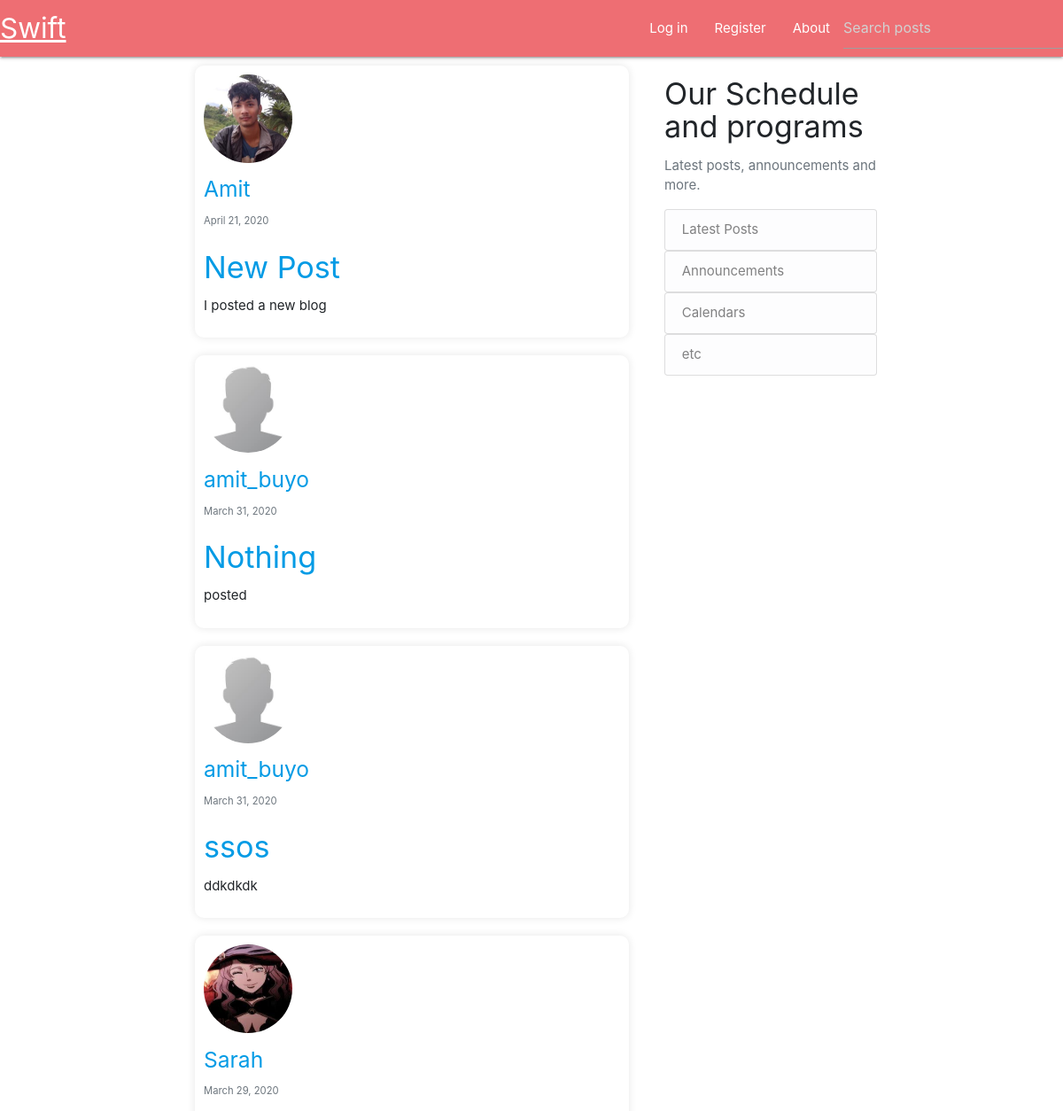
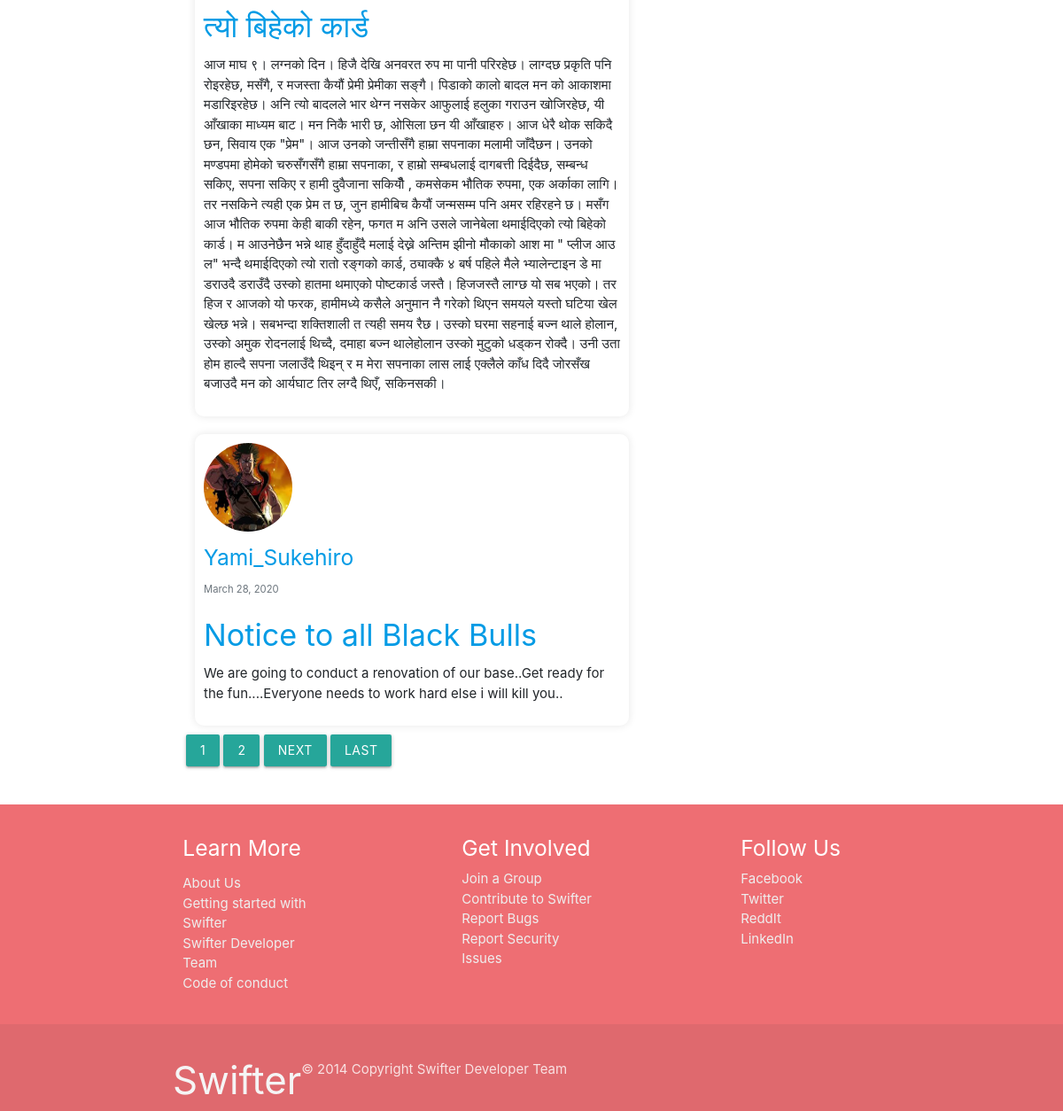
The page / on the database its author committed (2 pictures, top to bottom).
### blog/models.py (models this page shows, shortened)
class Post(models.Model):
    title = models.CharField(max_length=100)
    author = models.ForeignKey(User, on_delete=models.CASCADE, default=None)
    date_posted = models.DateTimeField(default=timezone.now)
    content = models.TextField()

### user/models.py (models this page shows, shortened)
class Profile(models.Model):
    user = models.OneToOneField(User, on_delete=models.CASCADE)
    prof_pic = models.ImageField(default="default.jpg", upload_to='profile_pics')
    bio = models.TextField()
    address = models.CharField(max_length=100)
    date_joined = models.DateTimeField(default=timezone.now)

### blog/views.py (the view)
# urls.py: path('', PostListView.as_view(), name='blog_home'),
class PostListView(ListView):
    model = Post
    template_name = 'blog/home.html' #<app>/<model>_<viewtype>.html
    context_object_name = 'posts'
    ordering = ['-date_posted']
    paginate_by = 5

### blog/templates/blog/home.html (shortened to what this page needs)
{% extends 'index.html' %}
{% block content %}
	{% for post in posts %}
		<article class="media content-section">
      <div class="media-body" style="
        border:none;
        border-radius: 10px;
        box-shadow: 0px 0px 10px rgba(0, 0, 0, 0.1);
        padding-top: 1rem;
        margin: 10px;
        padding: 10px;">
        <img class="small rounded-circle account-img" src="{{post.author.profile.prof_pic.url}}" width="100" height="100">
        <div class="article-metadata">
        <h5><a class="mr-2" href="{% url 'user-posts' post.author.username %}">{{ post.author }}</a></h5>
          <small class="text-muted">{{ post.date_posted|date:"F d, Y" }}</small>
        </div>
        <h4><a class="article-title" href="{% url 'post-detail' post.id %}">{{ post.title }}</a></h4>
        <p class="article-content">{{ post.content }}</p>
      </div>
    </article>
	{% endfor %}
    {% if is_paginated %}
        {%  for num in page_obj.paginator.page_range %}
            {% if page_obj.number == num %}
                <a class="btn btn-info mb-4"  href="?page={{ num }}">{{ num }}</a>
            {% elif num > page_obj.number|add:'-3' and num < page_obj.number|add:'3' %}
                <a class="btn btn-outline-info mb-4"  href="?page={{ num }}">{{num}}</a>
            {% endif %}
        {% endfor %}
        {% if page_obj.has_next %}
            <a class="btn btn-outline-info mb-4"  href="?page={{page_obj.next_page_number}}">Next</a>
            <a class="btn btn-outline-info mb-4"  href="?page={{ page_obj.paginator.num_pages }}">Last</a>
        {% endif %}
    {% endif %}
{% endblock %}

### blog/templates/index.html (shortened to what this page needs)
{% load static %}
<!DOCTYPE html>
<html lang="en">
  <head>
    <link rel="stylesheet" href="https://maxcdn.bootstrapcdn.com/bootstrap/4.0.0/css/bootstrap.min.css">
    <link rel="stylesheet" type="text/css" href="{% static 'blog/main.css' %}">
    <link rel="stylesheet" href="https://cdnjs.cloudflare.com/ajax/libs/materialize/1.0.0/css/materialize.min.css">
  </head>
  <body>
      <nav>
    <div class="nav-wrapper">
      <a href="{% url 'blog_home' %}" class=" brand-logo ">Swift</a>
      <ul id="nav-mobile" class="right hide-on-med-and-down">
        {% if user.is_authenticated %}
          <li><a href="{% url 'blog_home'%}">
            <div class="icon-preview col s6 m3"><i class="material-icons dp48" style="color:#80c1ff">Home</i>
            </div>
          </a></li>
          <li><a href="{% url 'post-create' %}">New Post</a></li>
          <li><a href="{% url 'logout' %}">Log Out</a></li>
          <li><a href="{% url 'profile' %}">Profile</a></li>
        {% else %}
        <li><a href="{% url 'login' %}">Log in</a></li>
        <li><a href="{% url 'register' %}">Register</a></li>
        {% endif %}
        <li><a href="{% url 'blog_about' %}">About</a></li>
        <li>
          <form action="{% url 'search' %}" method="GET" value="{{request.GET.q}}">
            <input type="text" name="q" value="{{request.GET.q}}" placeholder="Search posts">
          </form>
        </li>
      </ul>
    </div>
  </nav>
    <main role="main" class="container">
      <div class="row">
        <div class="col-md-8">
          {% block content %}{% endblock %}
        </div>
        <div class="col-md-4">
          <div class="content-section">
            <h4>Our Schedule and programs</h4>
            <p class='text-muted'>Latest posts, announcements and more.
              <ul class="list-group">
                <li><a class="list-group-item list-group-item-light" href="{% url 'latest_post' %}">Latest Posts</a></li>
                <li><a  class="list-group-item list-group-item-light" href="{% url 'announcements' %}">Announcements</a></li>
                <li><a  class="list-group-item list-group-item-light" href="{% url 'calendar' %}">Calendars</a></li>
                <li><a  class="list-group-item list-group-item-light" href="#">etc</a></li>
              </ul>
            </p>
          </div>
        </div>
      </div>
    </main>
      <footer class="page-footer">
        <div class="container">
          <div class="row">
            <div class="col l6 s12">
              <h5 class="white-text">Learn More</h5>
              <p class="grey-text text-lighten-4">
                <ul>
                  <li><a class="grey-text text-lighten-3"  href="{% url 'blog_about' %}">About Us</a></li>
                  <li><a class="grey-text text-lighten-3"  href="#">Getting started with Swifter</a></li>
                  <li><a class="grey-text text-lighten-3"  href="{% url 'swifter_team' %}">Swifter Developer Team</a></li>
                  <li><a class="grey-text text-lighten-3"  href="{% url 'code_of_conduct' %}">Code of conduct</a></li>
                </ul>
              </p>
            </div>
            <div class="col l4 offset-l2 s12">
              <h5 class="white-text">Get Involved</h5>
              <ul>
                <li><a class="grey-text text-lighten-3" href="{% url 'join_group' %}">Join a Group</a></li>
                <li><a class="grey-text text-lighten-3" href="{% url 'contribute' %}">Contribute to Swifter</a></li>
                <li><a class="grey-text text-lighten-3" href="{% url 'report_bugs' %}">Report Bugs</a></li>
                <li><a class="grey-text text-lighten-3" href="{% url 'security' %}">Report Security Issues</a></li>
              </ul>
            </div>
            <div class="col l4 offset-l2 s12">
              <h5 class="white-text">Follow Us</h5>
              <ul>
                <li><a class="grey-text text-lighten-3" href="http://facebook.com">Facebook</a></li>
                <li><a class="grey-text text-lighten-3" href="http://twitter.com">Twitter</a></li>
                <li><a class="grey-text text-lighten-3" href="http://reddit.com">ReddIt</a></li>
                <li><a class="grey-text text-lighten-3" href="http://linkedin.com">LinkedIn</a></li>
              </ul>
            </div>
          </div>
        </div>
        <div class="footer-copyright">
          <div class="container">
          <h3><a class="grey-text text-lighten-4 left" href="{% url 'blog_home' %}">Swifter</a></h3>
          © 2014 Copyright Swifter Developer Team
          </div>
        </div>
      </footer>
  </body>
</html>

### rows shown on the page
Post: author.profile.prof_pic (picture), author "Amit", date_posted "April 21, 2020", title "New Post", content "I posted a new blog"
Post: author.profile.prof_pic (placeholder picture), author "amit_buyo", date_posted "March 31, 2020", title "Nothing", content "posted"
Post: author.profile.prof_pic (placeholder picture), author "amit_buyo", date_posted "March 31, 2020", title "ssos", content "ddkdkdk"
Post: author.profile.prof_pic (picture), author "Sarah", date_posted "March 29, 2020", title "त्यो बिहेको कार्ड", content "आज माघ ९। लग्नको दिन। हिजै देखि अनवरत रुप मा पानी परिरहेछ। लाग्दछ प्रकृति पनि रोइरहेछ, मसँगै, र मजस्ता कैयौं प्रेमी प्रेमीका सङ्गै। पिडाको कालो बादल मन को आकाशमा मडारिइरहेछ। अनि त्यो बादलले भार थेग्न नसकेर आफुलाई हलुका गराउन खोजिरहेछ, यी आँखाका माध्यम बाट। मन निकै भारी छ, ओसिला छन यी आँखाहरु। आज धेरै थोक सकिदै छन, सिवाय एक \"प्रेम\"। आज उनको जन्तीसँगै हाम्रा सपनाका मलामी जाँदैछन। उनको मण्डपमा होमेको चरुसँगसँगै हाम्रा सपनाका, र हाम्रो सम्बधलाई दागबत्ती दिईदैछ, सम्बन्ध सकिए, सपना सकिए र हामी दुवैजाना सकियौँ , कमसेकम भौतिक रुपमा, एक अर्काका लागि। तर नसकिने त्यही एक प्रेम त छ, जुन हामीबिच कैयौं जन्मसम्म पनि अमर रहिरहने छ। मसँग आज भौतिक रुपमा केही बाकी रहेन, फगत म अनि उसले जानेबेला थमाईदिएको त्यो…"
Post: author.profile.prof_pic (picture), author "Yami_Sukehiro", date_posted "March 28, 2020", title "Notice to all Black Bulls", content "We are going to conduct a renovation of our base..Get ready for the fun....Everyone needs to work hard else i will kill you.."

### other values the page prints
{{ num }} "1"
{{ num }} "2"
